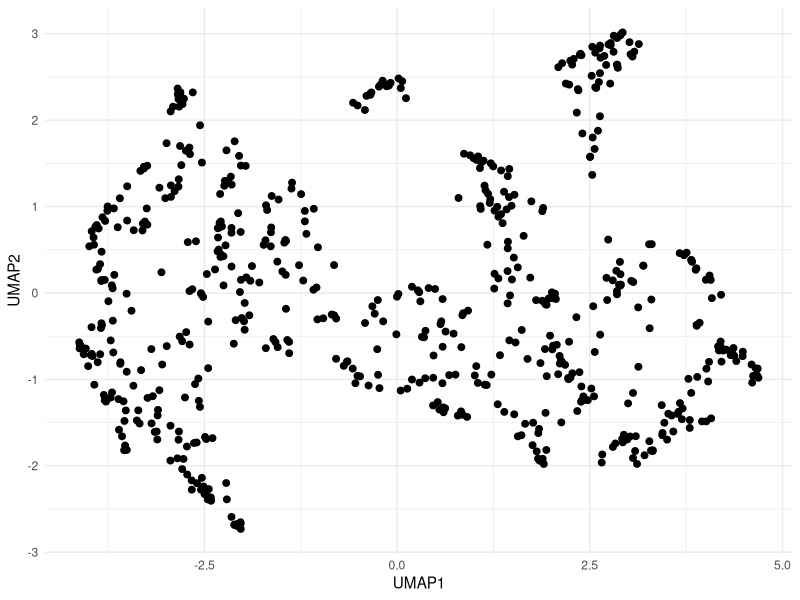
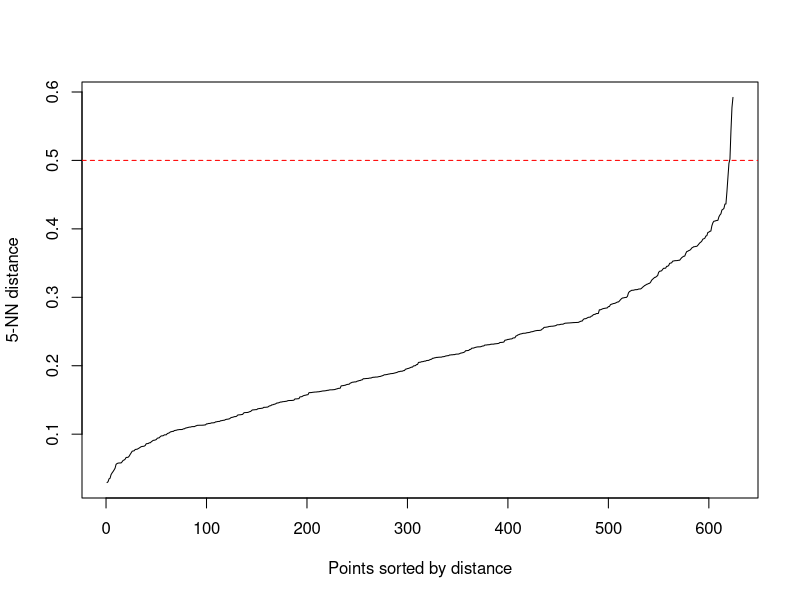
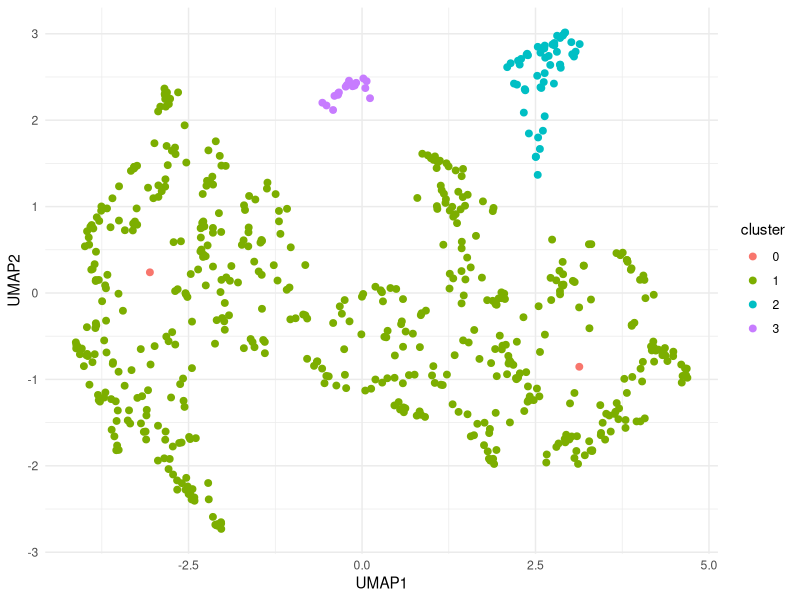
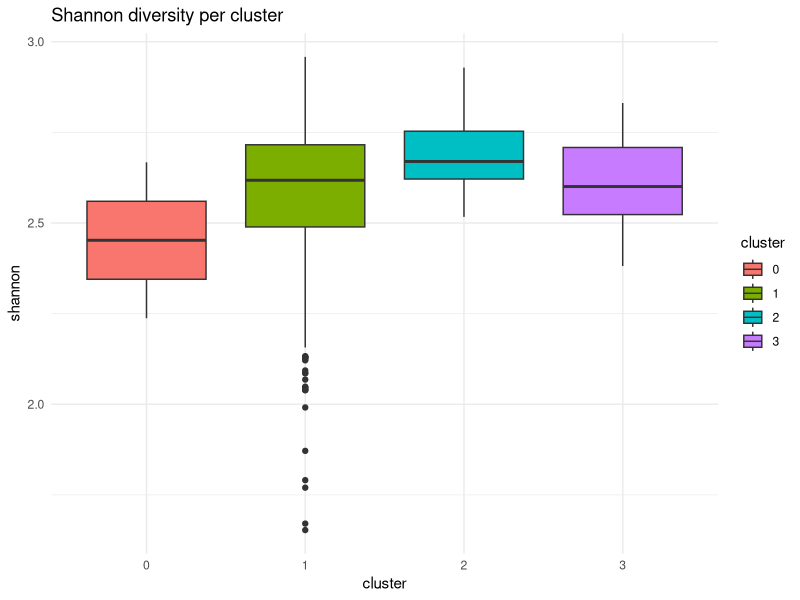
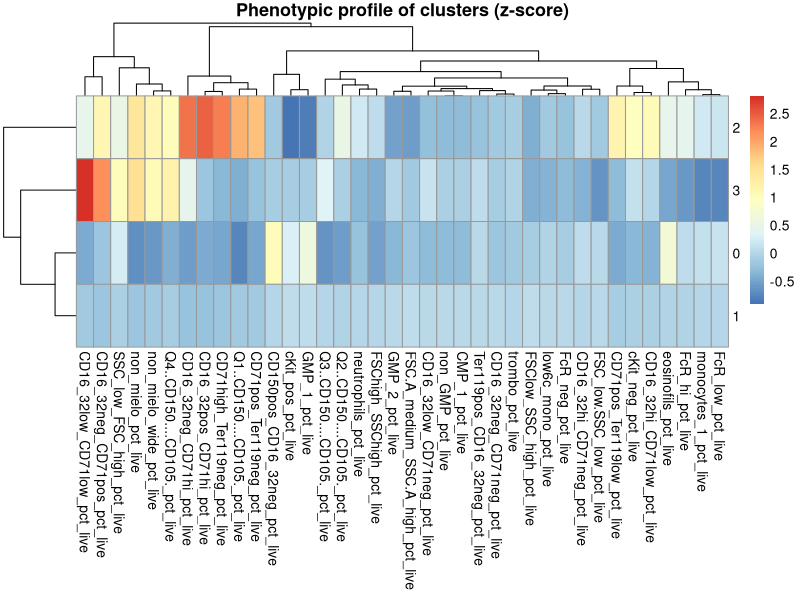

R code for these plots, in order:
## ---- chunk 1
library(readxl)
library(dplyr)
library(tidyr)
library(ggplot2)
library(uwot)
library(dbscan)
setwd("~/Desktop/Szade_Lab/aktualne")
## ---- chunk 2
cyto_cols_RSM <- c(
  "Live_dead_Ly6C_subset",
  "cKit_neg",
  "eosinofils",
  "low6c_mono",
  "monocytes_1",
  "FcR_hi",
  "FcR_low",
  "FcR_neg",
  "neutrophils",
  "non_mielo",
  "CD16_32hi_CD71low",
  "CD16_32hi_CD71neg",
  "CD16_32low_CD71low",
  "CD16_32low_CD71neg",
  "CD16_32neg_CD71hi",
  "CD16_32neg_CD71neg",
  "CD16_32neg_CD71pos",
  "CD16_32pos_CD71hi",
  "non_mielo_wide",
  "Q1..CD150....CD105.",
  "CD71high_Ter119neg",
  "CD71pos_Ter119low",
  "CD71pos_Ter119neg",
  "Q2..CD150....CD105.",
  "Q3..CD150....CD105.",
  "Q4..CD150....CD105.",
  "Ter119pos_CD16_32neg",
  "cKit_pos",
  "CD150pos_CD16_32neg",
  "GMP_1",
  "GMP_2",
  "non_GMP",
  "CMP_1",
  "trombo",
  "FSC.A_medium_SSC.A_high",
  "FSC_low.SSC_low",
  "FSChigh_SSChigh",
  "FSClow_SSC_high",
  "SSC_low_FSC_high"
)

# wczytanie danych
df <- read_excel("RSM_summary.xlsx")

# OBIEKT R z samą cytometrią
df_cyto <- df %>%
  select(all_of(cyto_cols_RSM))

# normalizacja % of live dla wszystkich
library(dplyr)
denom <- "Live_dead_Ly6C_subset"
gate_cols <- setdiff(colnames(df_cyto), denom)

df_cyto_pct_live <- df_cyto %>%
  mutate(
    across(
      all_of(gate_cols),
      ~ ifelse(.data[[denom]] == 0 | is.na(.data[[denom]]), NA_real_, (.x / .data[[denom]]) * 100),
      .names = "{.col}_pct_live"
    )
  )

# normalizacja % of live dla zgatowanych populacji
gated_populations_RSM <- c(
  "cKit_neg",
  "eosinofils",
  "low6c_mono",
  "monocytes_1",
  "FcR_hi",
  "FcR_low",
  "FcR_neg",
  "neutrophils",
  "non_mielo",
  "CD16_32hi_CD71low",
  "CD16_32hi_CD71neg",
  "CD16_32low_CD71low",
  "CD16_32low_CD71neg",
  "CD16_32neg_CD71hi",
  "CD16_32neg_CD71neg",
  "CD16_32neg_CD71pos",
  "CD16_32pos_CD71hi",
  "non_mielo_wide",
  "Q1..CD150....CD105.",
  "CD71high_Ter119neg",
  "CD71pos_Ter119low",
  "CD71pos_Ter119neg",
  "Q2..CD150....CD105.",
  "Q3..CD150....CD105.",
  "Q4..CD150....CD105.",
  "Ter119pos_CD16_32neg",
  "cKit_pos",
  "CD150pos_CD16_32neg",
  "GMP_1",
  "GMP_2",
  "non_GMP",
  "CMP_1",
  "trombo",
  "FSC.A_medium_SSC.A_high",
  "FSC_low.SSC_low",
  "FSChigh_SSChigh",
  "FSClow_SSC_high",
  "SSC_low_FSC_high"
)

denom <- "Live_dead_Ly6C_subset"
df_gated_pct_live <- df_cyto %>%
  mutate(
    across(
      all_of(gated_populations_RSM),
      ~ ifelse(
        .data[[denom]] == 0 | is.na(.data[[denom]]),
        NA_real_,
        (.x / .data[[denom]]) * 100
      ),
      .names = "{.col}_pct_live"
    )
  ) %>%
  select(ends_with("_pct_live"))
## ---- chunk 3
set.seed(123)

# 1. NA -> 0
pca_mat <- df_gated_pct_live %>%
  mutate(across(everything(), ~ replace_na(.x, 0))) %>%
  as.matrix()

# 2. PCA bez log-transform
pca_res <- prcomp(
  pca_mat,
  center = TRUE,
  scale. = TRUE
)
## ---- chunk 4
# procent wariancji wyjaśnionej przez każdy PC
var_explained <- (pca_res$sdev^2) / sum(pca_res$sdev^2)

# w procentach
var_explained_percent <- var_explained * 100

var_explained_percent
## ---- chunk 5
# 3. bierzemy pierwsze 12 PC
pca_data <- pca_res$x[, 1:12, drop = FALSE]
## ---- chunk 6
library(uwot)
# UMAP
umap_res <- uwot::umap(pca_data)

# do ramki danych
umap_df <- data.frame(
  UMAP1 = umap_res[,1],
  UMAP2 = umap_res[,2]
)

head(umap_df)
library(ggplot2)

ggplot(umap_df, aes(x = UMAP1, y = UMAP2)) +
  geom_point(size = 2) +
  theme_minimal()
## ---- chunk 7
library(dbscan)

kNNdistplot(umap_res, k = 5)
abline(h = 0.5, col = "red", lty = 2)
## ---- chunk 8
library(dbscan)

db <- dbscan(umap_res, eps = 0.4, minPts = 5) # wybrane z wykresu elbow powyżej!!!

umap_df$cluster <- as.factor(db$cluster)

ggplot(umap_df, aes(x = UMAP1, y = UMAP2, color = cluster)) +
  geom_point(size = 2) +
  theme_minimal()
## ---- chunk 9
umap_df$cluster <- as.factor(db$cluster)

df_clusters <- df_gated_pct_live %>%
  mutate(cluster = as.factor(db$cluster))

table(df_clusters$cluster)

cluster_summary <- df_clusters %>%
  group_by(cluster) %>%
  summarise(across(everything(), mean, na.rm = TRUE))
## ---- chunk 10
library(dplyr)

df_clusters %>%
  group_by(cluster) %>%
  summarise(across(everything(), sd, na.rm = TRUE))
## ---- chunk 11
shannon_index <- function(x) {
  x <- x[x > 0]              
  p <- x / sum(x)         
  -sum(p * log(p))
}

df_clusters$shannon <- apply(
  df_gated_pct_live,
  1,
  shannon_index
)
## ---- chunk 12
library(ggplot2)

ggplot(df_clusters, aes(x = cluster, y = shannon, fill = cluster)) +
  geom_boxplot() +
  theme_minimal() +
  labs(title = "Shannon diversity per cluster")
## ---- chunk 13
kruskal.test(shannon ~ cluster, data = df_clusters)
## ---- chunk 14
df_clusters %>%
  group_by(cluster) %>%
  summarise(mean_shannon = mean(shannon))
## ---- chunk 15
df_clusters <- df_gated_pct_live %>%
  mutate(cluster = as.factor(db$cluster))

cluster_means <- df_clusters %>%
  group_by(cluster) %>%
  summarise(across(everything(), mean, na.rm = TRUE))
## ---- chunk 16
library(tibble)

# globalne średnie i SD
global_mean <- colMeans(df_gated_pct_live, na.rm = TRUE)
global_sd   <- apply(df_gated_pct_live, 2, sd, na.rm = TRUE)

# funkcja do z-score
zscore <- function(x, mean, sd) {
  (x - mean) / sd
}

# profil fenotypowy (z-score)
cluster_profile <- cluster_means %>%
  column_to_rownames("cluster") %>%
  as.matrix()

cluster_profile_z <- sweep(cluster_profile, 2, global_mean, "-")
cluster_profile_z <- sweep(cluster_profile_z, 2, global_sd, "/")
## ---- chunk 17
library(pheatmap)

pheatmap(
  cluster_profile_z,
  scale = "none",
  clustering_distance_rows = "euclidean",
  clustering_distance_cols = "euclidean",
  main = "Phenotypic profile of clusters (z-score)"
)
## ---- chunk 18
library(dplyr)
library(tidyr)

cluster_long <- as.data.frame(cluster_profile_z) %>%
  rownames_to_column("cluster") %>%
  pivot_longer(-cluster, names_to = "feature", values_to = "z")

# top 5 ↑ i ↓ dla każdego klastra
top_features <- cluster_long %>%
  group_by(cluster) %>%
  arrange(desc(z)) %>%
  slice_head(n = 5) %>%
  bind_rows(
    cluster_long %>%
      group_by(cluster) %>%
      arrange(z) %>%
      slice_head(n = 5)
  )
